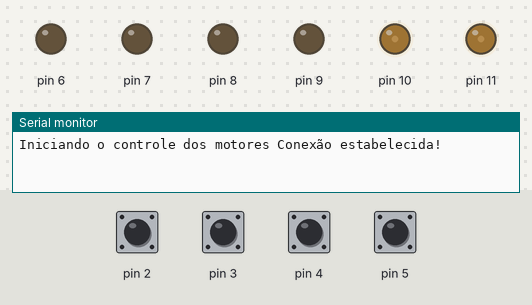
This program was run on a simulated Arduino Uno, built with avr-gcc and run on an emulated ATmega328P. Shown: output pins drawn as LEDs (lit = HIGH), the last lines printed to the serial monitor. The test bench sets the inputs (shaded band); at power-on: pin 2–5 HIGH.

Above: at 1.2 s.
1.3 s: pin 2 pulled LOW for 0.15 s
At 2.5 s:
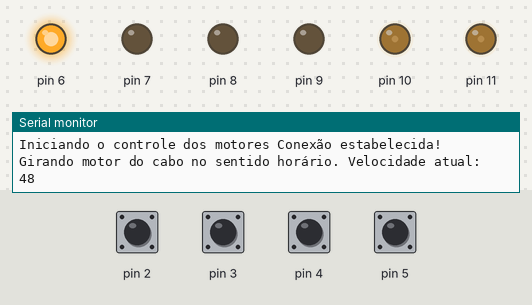
2.9 s: pin 4 pulled LOW for 0.15 s
At 3.7 s:
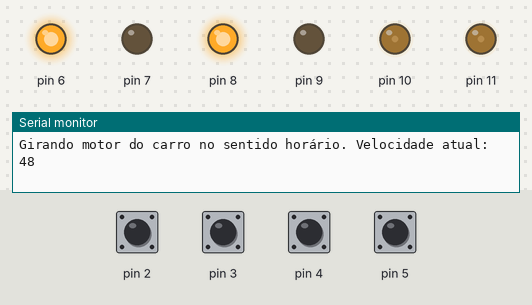
4.5 s: pin 3 pulled LOW for 0.15 s
At 4.9 s:
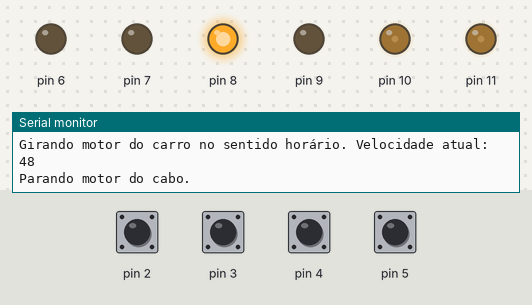
6.1 s: pin 3 pulled LOW for 1 s
At 7.6 s:
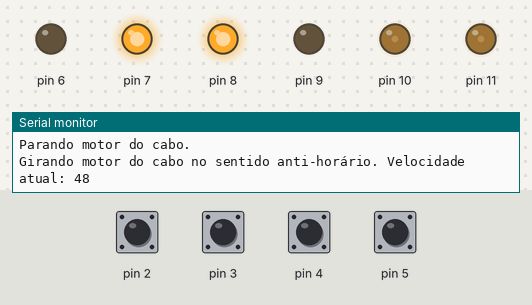
8.6 s: pin 5 pulled LOW for 0.15 s
At 9.2 s:
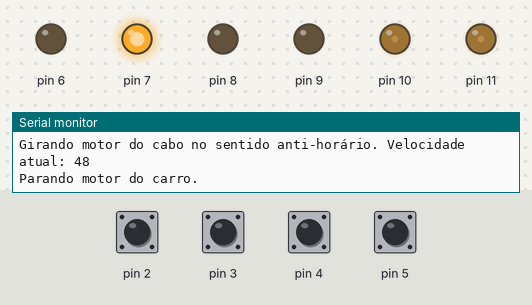
10.2 s: pin 5 pulled LOW for 1 s
At 11.9 s:
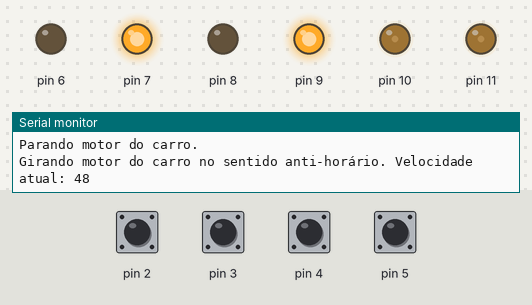
Timing chart, 0 to 13.4 s (numbered marks = the images above; inputs shaded):
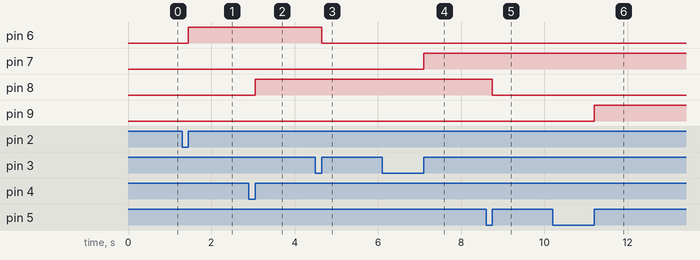

Measured:
- after the input at 1.3 s, pin 6: LOW → HIGH after 0.15 s
- after the input at 2.9 s, pin 8: LOW → HIGH after 0.15 s
- after the input at 4.5 s, pin 6: HIGH → LOW after 0.15 s
- after the input at 6.1 s, pin 7: LOW → HIGH after 1.0 s
- after the input at 8.6 s, pin 8: HIGH → LOW after 0.15 s
- after the input at 10.2 s, pin 9: LOW → HIGH after 1.0 s

The program:

main.cpp
```cpp
#include <Arduino.h>
#include <Motor.h>
#include <Botao.h>

Botao botao_1_cabo(2);
Botao botao_2_cabo(3);
Botao botao_1_trolley(4);
Botao botao_2_trolley(5);

Motor motor_trolley;
Motor motor_cabo;

void setup() {

  Serial.begin(9600);
  Serial.print("Iniciando o controle dos motores");

  while(!Serial){ Serial.print(" ."); }
  Serial.println(" Conexão estabelecida!");

  motor_cabo.atribuir(6, 7, 10);
  motor_trolley.atribuir(8, 9, 11);

  motor_cabo.ajustarVelocidade(48);
  motor_trolley.ajustarVelocidade(48);

  motor_cabo.ajustarSentido(HORARIO);
  motor_trolley.ajustarSentido(HORARIO);

  motor_trolley.ligar();
  motor_cabo.ligar();
}

void loop() {

  //================CABO================

  if(botao_1_cabo.clicado()){
    if(!motor_cabo.estaLigado()){
      return;
    }

    if(motor_cabo.sentidoAtual() == PARADO){
      motor_cabo.ajustarSentido(HORARIO);
      Serial.print("Girando motor do cabo no sentido horário.");
      Serial.print(" Velocidade atual: ");
      Serial.println(motor_cabo.velocidadeAtual());
    }
    if(motor_cabo.sentidoAtual() == ANTI_HORARIO){
      motor_cabo.ajustarSentido(PARADO);
      Serial.println("Parando motor do cabo.");
    }
  }

  if(botao_2_cabo.clicado()){
    if(!motor_cabo.estaLigado()){
      return;
    }

    if(motor_cabo.sentidoAtual() == PARADO){
      motor_cabo.ajustarSentido(ANTI_HORARIO);
      Serial.print("Girando motor do cabo no sentido anti-horário.");
      Serial.print(" Velocidade atual: ");
      Serial.println(motor_cabo.velocidadeAtual());
    }
    if(motor_cabo.sentidoAtual() == HORARIO){
      motor_cabo.ajustarSentido(PARADO);
      Serial.println("Parando motor do cabo.");
    }
  }

  //================CARRO TROLLEY================

  if(botao_1_trolley.clicado()){
    if(!motor_trolley.estaLigado()){
      return;
    }

    if(motor_trolley.sentidoAtual() == PARADO){
      motor_trolley.ajustarSentido(HORARIO);
      Serial.print("Girando motor do carro no sentido horário.");
      Serial.print(" Velocidade atual: ");
      Serial.println(motor_trolley.velocidadeAtual());
    }
    if(motor_trolley.sentidoAtual() == ANTI_HORARIO){
      motor_trolley.ajustarSentido(PARADO);
      Serial.println("Parando motor do carro.");
    }
  }

  if(botao_2_trolley.clicado()){
    if(!motor_trolley.estaLigado()){
      return;
    }

    if(motor_trolley.sentidoAtual() == PARADO){
      motor_trolley.ajustarSentido(ANTI_HORARIO);
      Serial.print("Girando motor do carro no sentido anti-horário.");
      Serial.print(" Velocidade atual: ");
      Serial.println(motor_trolley.velocidadeAtual());
    }
    if(motor_trolley.sentidoAtual() == HORARIO){
      motor_trolley.ajustarSentido(PARADO);
      Serial.println("Parando motor do carro.");
    }
  }

}
```
